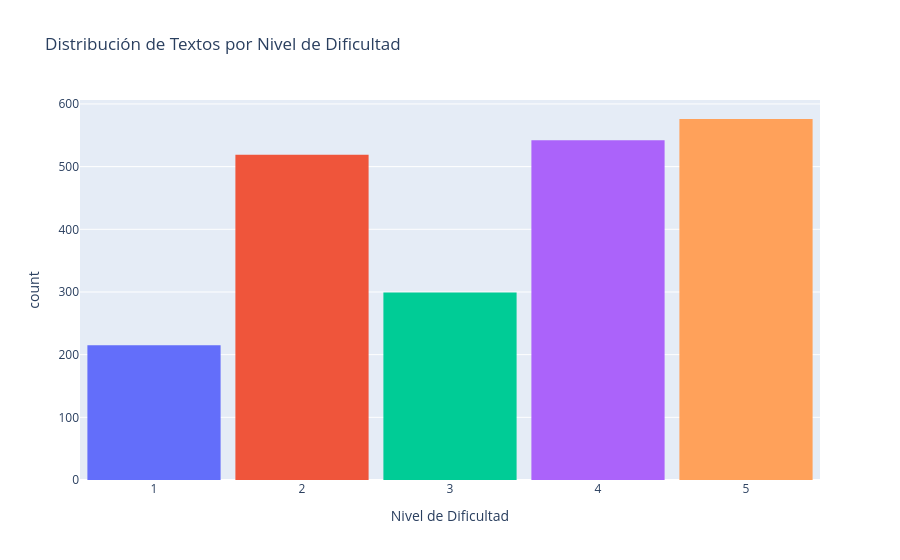

Notebook code cell kept with this figure:
### Code cell
# Visualizar distribución
import plotly.express as px

fig = px.histogram(df, x='nivel', 
                   title='Distribución de Textos por Nivel de Dificultad',
                   labels={'nivel': 'Nivel de Dificultad', 'count': 'Número de Textos'},
                   color='nivel',
                   nbins=5)

fig.update_layout(showlegend=False, bargap=0.1)
fig.show()

### Figure 1 — Plotly figure (JSON) as saved in the notebook; plotly's stock layout.template omitted (floating-point values rounded to 4 significant figures; data arrays with more than 128 entries replaced by an {"elided": "..."} marker saying what was removed)
{"data": [{"bingroup": "x", "hovertemplate": "Nivel de Dificultad=%{x}<br>count=%{y}<extra></extra>", "legendgroup": "1", "marker": {"color": "#636efa", "pattern": {"shape": ""}}, "name": "1", "nbinsx": 5, "orientation": "v", "showlegend": true, "type": "histogram", "x": {"elided": "215 int values"}, "xaxis": "x", "yaxis": "y"}, {"bingroup": "x", "hovertemplate": "Nivel de Dificultad=%{x}<br>count=%{y}<extra></extra>", "legendgroup": "2", "marker": {"color": "#EF553B", "pattern": {"shape": ""}}, "name": "2", "nbinsx": 5, "orientation": "v", "showlegend": true, "type": "histogram", "x": {"elided": "519 int values"}, "xaxis": "x", "yaxis": "y"}, {"bingroup": "x", "hovertemplate": "Nivel de Dificultad=%{x}<br>count=%{y}<extra></extra>", "legendgroup": "3", "marker": {"color": "#00cc96", "pattern": {"shape": ""}}, "name": "3", "nbinsx": 5, "orientation": "v", "showlegend": true, "type": "histogram", "x": {"elided": "299 int values"}, "xaxis": "x", "yaxis": "y"}, {"bingroup": "x", "hovertemplate": "Nivel de Dificultad=%{x}<br>count=%{y}<extra></extra>", "legendgroup": "4", "marker": {"color": "#ab63fa", "pattern": {"shape": ""}}, "name": "4", "nbinsx": 5, "orientation": "v", "showlegend": true, "type": "histogram", "x": {"elided": "542 int values"}, "xaxis": "x", "yaxis": "y"}, {"bingroup": "x", "hovertemplate": "Nivel de Dificultad=%{x}<br>count=%{y}<extra></extra>", "legendgroup": "5", "marker": {"color": "#FFA15A", "pattern": {"shape": ""}}, "name": "5", "nbinsx": 5, "orientation": "v", "showlegend": true, "type": "histogram", "x": {"elided": "576 int values"}, "xaxis": "x", "yaxis": "y"}], "layout": {"bargap": 0.1, "barmode": "relative", "legend": {"title": {"text": "Nivel de Dificultad"}, "tracegroupgap": 0}, "showlegend": false, "title": {"text": "Distribución de Textos por Nivel de Dificultad"}, "xaxis": {"anchor": "y", "categoryarray": [1, 2, 3, 4, 5], "categoryorder": "array", "domain": [0, 1], "title": {"text": "Nivel de Dificultad"}}, "yaxis": {"anchor": "x", "domain": [0, 1], "title": {"text": "count"}}}}
